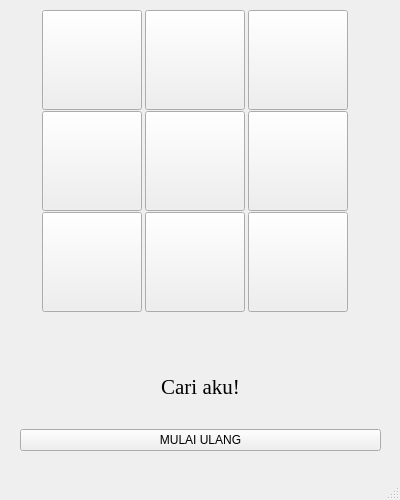
<?xml version="1.0" encoding="UTF-8"?>
<ui version="4.0">
 <class>mainWindow</class>
 <widget class="QMainWindow" name="mainWindow">
  <property name="geometry">
   <rect>
    <x>0</x>
    <y>0</y>
    <width>400</width>
    <height>500</height>
   </rect>
  </property>
  <property name="windowTitle">
   <string>cari aku dund!</string>
  </property>
  <widget class="QWidget" name="centralwidget">
   <property name="sizePolicy">
    <sizepolicy hsizetype="Preferred" vsizetype="Preferred">
     <horstretch>100</horstretch>
     <verstretch>100</verstretch>
    </sizepolicy>
   </property>
   <widget class="QWidget" name="gridLayoutWidget">
    <property name="geometry">
     <rect>
      <x>40</x>
      <y>10</y>
      <width>311</width>
      <height>304</height>
     </rect>
    </property>
    <layout class="QGridLayout" name="gridLayout">
     <property name="spacing">
      <number>1</number>
     </property>
     <item row="0" column="0">
      <widget class="QPushButton" name="pushButton_1">
       <property name="sizePolicy">
        <sizepolicy hsizetype="Minimum" vsizetype="Fixed">
         <horstretch>100</horstretch>
         <verstretch>100</verstretch>
        </sizepolicy>
       </property>
       <property name="minimumSize">
        <size>
         <width>100</width>
         <height>100</height>
        </size>
       </property>
       <property name="maximumSize">
        <size>
         <width>100</width>
         <height>100</height>
        </size>
       </property>
       <property name="font">
        <font>
         <family>Times New Roman</family>
         <pointsize>18</pointsize>
        </font>
       </property>
       <property name="text">
        <string/>
       </property>
      </widget>
     </item>
     <item row="0" column="1">
      <widget class="QPushButton" name="pushButton_2">
       <property name="sizePolicy">
        <sizepolicy hsizetype="Minimum" vsizetype="Fixed">
         <horstretch>100</horstretch>
         <verstretch>100</verstretch>
        </sizepolicy>
       </property>
       <property name="minimumSize">
        <size>
         <width>100</width>
         <height>100</height>
        </size>
       </property>
       <property name="maximumSize">
        <size>
         <width>100</width>
         <height>100</height>
        </size>
       </property>
       <property name="font">
        <font>
         <family>Times New Roman</family>
         <pointsize>18</pointsize>
        </font>
       </property>
       <property name="text">
        <string/>
       </property>
      </widget>
     </item>
     <item row="0" column="2">
      <widget class="QPushButton" name="pushButton_3">
       <property name="sizePolicy">
        <sizepolicy hsizetype="Minimum" vsizetype="Fixed">
         <horstretch>100</horstretch>
         <verstretch>100</verstretch>
        </sizepolicy>
       </property>
       <property name="minimumSize">
        <size>
         <width>100</width>
         <height>100</height>
        </size>
       </property>
       <property name="maximumSize">
        <size>
         <width>100</width>
         <height>100</height>
        </size>
       </property>
       <property name="font">
        <font>
         <family>Times New Roman</family>
         <pointsize>18</pointsize>
        </font>
       </property>
       <property name="text">
        <string/>
       </property>
      </widget>
     </item>
     <item row="1" column="1">
      <widget class="QPushButton" name="pushButton_5">
       <property name="sizePolicy">
        <sizepolicy hsizetype="Minimum" vsizetype="Fixed">
         <horstretch>100</horstretch>
         <verstretch>100</verstretch>
        </sizepolicy>
       </property>
       <property name="minimumSize">
        <size>
         <width>100</width>
         <height>100</height>
        </size>
       </property>
       <property name="maximumSize">
        <size>
         <width>100</width>
         <height>100</height>
        </size>
       </property>
       <property name="font">
        <font>
         <family>Times New Roman</family>
         <pointsize>18</pointsize>
        </font>
       </property>
       <property name="text">
        <string/>
       </property>
      </widget>
     </item>
     <item row="1" column="2">
      <widget class="QPushButton" name="pushButton_6">
       <property name="sizePolicy">
        <sizepolicy hsizetype="Minimum" vsizetype="Fixed">
         <horstretch>100</horstretch>
         <verstretch>100</verstretch>
        </sizepolicy>
       </property>
       <property name="minimumSize">
        <size>
         <width>100</width>
         <height>100</height>
        </size>
       </property>
       <property name="maximumSize">
        <size>
         <width>100</width>
         <height>100</height>
        </size>
       </property>
       <property name="font">
        <font>
         <family>Times New Roman</family>
         <pointsize>18</pointsize>
        </font>
       </property>
       <property name="text">
        <string/>
       </property>
      </widget>
     </item>
     <item row="2" column="1">
      <widget class="QPushButton" name="pushButton_8">
       <property name="sizePolicy">
        <sizepolicy hsizetype="Minimum" vsizetype="Fixed">
         <horstretch>100</horstretch>
         <verstretch>100</verstretch>
        </sizepolicy>
       </property>
       <property name="minimumSize">
        <size>
         <width>100</width>
         <height>100</height>
        </size>
       </property>
       <property name="maximumSize">
        <size>
         <width>100</width>
         <height>100</height>
        </size>
       </property>
       <property name="font">
        <font>
         <family>Times New Roman</family>
         <pointsize>18</pointsize>
        </font>
       </property>
       <property name="text">
        <string/>
       </property>
      </widget>
     </item>
     <item row="2" column="2">
      <widget class="QPushButton" name="pushButton_9">
       <property name="sizePolicy">
        <sizepolicy hsizetype="Minimum" vsizetype="Fixed">
         <horstretch>100</horstretch>
         <verstretch>100</verstretch>
        </sizepolicy>
       </property>
       <property name="minimumSize">
        <size>
         <width>100</width>
         <height>100</height>
        </size>
       </property>
       <property name="maximumSize">
        <size>
         <width>100</width>
         <height>100</height>
        </size>
       </property>
       <property name="font">
        <font>
         <family>Times New Roman</family>
         <pointsize>18</pointsize>
        </font>
       </property>
       <property name="text">
        <string/>
       </property>
      </widget>
     </item>
     <item row="2" column="0">
      <widget class="QPushButton" name="pushButton_7">
       <property name="sizePolicy">
        <sizepolicy hsizetype="Minimum" vsizetype="Fixed">
         <horstretch>100</horstretch>
         <verstretch>100</verstretch>
        </sizepolicy>
       </property>
       <property name="minimumSize">
        <size>
         <width>100</width>
         <height>100</height>
        </size>
       </property>
       <property name="maximumSize">
        <size>
         <width>100</width>
         <height>100</height>
        </size>
       </property>
       <property name="font">
        <font>
         <family>Times New Roman</family>
         <pointsize>18</pointsize>
        </font>
       </property>
       <property name="text">
        <string/>
       </property>
      </widget>
     </item>
     <item row="1" column="0">
      <widget class="QPushButton" name="pushButton_4">
       <property name="sizePolicy">
        <sizepolicy hsizetype="Minimum" vsizetype="Fixed">
         <horstretch>100</horstretch>
         <verstretch>100</verstretch>
        </sizepolicy>
       </property>
       <property name="minimumSize">
        <size>
         <width>100</width>
         <height>100</height>
        </size>
       </property>
       <property name="maximumSize">
        <size>
         <width>100</width>
         <height>100</height>
        </size>
       </property>
       <property name="font">
        <font>
         <family>Times New Roman</family>
         <pointsize>18</pointsize>
        </font>
       </property>
       <property name="text">
        <string/>
       </property>
      </widget>
     </item>
    </layout>
   </widget>
   <widget class="QWidget" name="verticalLayoutWidget">
    <property name="geometry">
     <rect>
      <x>20</x>
      <y>350</y>
      <width>361</width>
      <height>101</height>
     </rect>
    </property>
    <layout class="QVBoxLayout" name="verticalLayout">
     <item>
      <widget class="QLabel" name="dialog">
       <property name="font">
        <font>
         <family>Times New Roman</family>
         <pointsize>16</pointsize>
        </font>
       </property>
       <property name="text">
        <string>Cari aku!</string>
       </property>
       <property name="alignment">
        <set>Qt::AlignCenter</set>
       </property>
      </widget>
     </item>
     <item>
      <layout class="QHBoxLayout" name="horizontalLayout">
       <item>
        <widget class="QPushButton" name="btn_lanjut">
         <property name="text">
          <string>MULAI ULANG</string>
         </property>
        </widget>
       </item>
      </layout>
     </item>
    </layout>
   </widget>
  </widget>
  <widget class="QMenuBar" name="menubar">
   <property name="geometry">
    <rect>
     <x>0</x>
     <y>0</y>
     <width>400</width>
     <height>22</height>
    </rect>
   </property>
  </widget>
  <widget class="QStatusBar" name="statusbar"/>
 </widget>
 <resources/>
 <connections/>
</ui>
